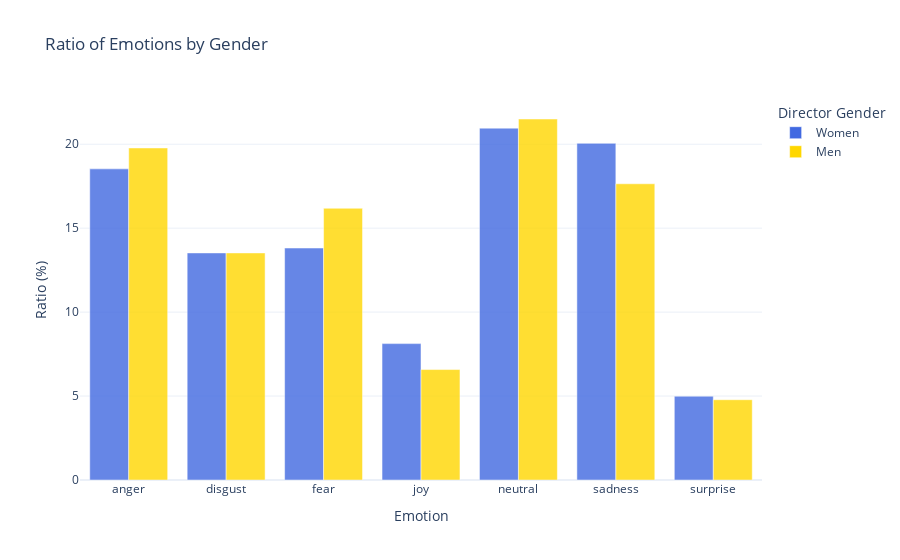

Write notebook code for a chart like this one.
### Code cell
emotion_totals_women = {
    'anger': 0,
    'disgust': 0,
    'fear': 0,
    'joy': 0,
    'neutral': 0,
    'sadness': 0,
    'surprise': 0
}

emotion_totals_men = {
    'anger': 0,
    'disgust': 0,
    'fear': 0,
    'joy': 0,
    'neutral': 0,
    'sadness': 0,
    'surprise': 0
}

for emotion_score in df_plot_emotions_women['emotion_scores']:
    # Convertir la chaîne JSON en dictionnaire
    scores = ast.literal_eval(emotion_score)
    for emotion, score in scores.items():
        emotion_totals_women[emotion] += score

for emotion_score in df_plot_emotions_men['emotion_scores']:
    # Convertir la chaîne JSON en dictionnaire
    scores = ast.literal_eval(emotion_score)
    for emotion, score in scores.items():
        emotion_totals_men[emotion] += score


# Calcul des ratios
total_women = sum(emotion_totals_women.values())
total_men = sum(emotion_totals_men.values())

ratios_women = {emotion: value / total_women * 100 for emotion, value in emotion_totals_women.items()}
ratios_men = {emotion: value / total_men * 100 for emotion, value in emotion_totals_men.items()}

# Transformation en DataFrame pour Plotly
df = pd.DataFrame({
    'Emotion': list(ratios_women.keys()),
    'Women': list(ratios_women.values()),
    'Men': list(ratios_men.values())
})

# Création du graphique avec couleurs personnalisées
fig = px.bar(
    df,
    x='Emotion',
    y=['Women', 'Men'],
    title='Ratio of Emotions by Gender',
    labels={'value': 'Ratio (%)', 'Emotion': 'Emotion'},
    barmode='group',
    #text_auto='.2f',
    color_discrete_map={
        "Women": "royalblue",
        "Men": "gold"
    }
)

# Personnalisation (couleurs, légende, axes)
fig.update_traces(marker=dict(opacity=0.8))
fig.update_layout(
    xaxis_title="Emotion",
    yaxis_title="Ratio (%)",
    legend_title="Director Gender",
    template="plotly_white"
)

# Afficher le graphique interactif
fig.show()

### Figure 1 — Plotly figure (JSON) as saved in the notebook; plotly's stock layout.template omitted (floating-point values rounded to 4 significant figures)
{"data": [{"alignmentgroup": "True", "hovertemplate": "variable=Women<br>Emotion=%{x}<br>Ratio (%)=%{y}<extra></extra>", "legendgroup": "Women", "marker": {"color": "royalblue", "opacity": 0.8, "pattern": {"shape": ""}}, "name": "Women", "offsetgroup": "Women", "orientation": "v", "showlegend": true, "textposition": "auto", "type": "bar", "x": ["anger", "disgust", "fear", "joy", "neutral", "sadness", "surprise"], "xaxis": "x", "y": [18.53, 13.53, 13.82, 8.124, 20.96, 20.05, 4.991], "yaxis": "y"}, {"alignmentgroup": "True", "hovertemplate": "variable=Men<br>Emotion=%{x}<br>Ratio (%)=%{y}<extra></extra>", "legendgroup": "Men", "marker": {"color": "gold", "opacity": 0.8, "pattern": {"shape": ""}}, "name": "Men", "offsetgroup": "Men", "orientation": "v", "showlegend": true, "textposition": "auto", "type": "bar", "x": ["anger", "disgust", "fear", "joy", "neutral", "sadness", "surprise"], "xaxis": "x", "y": [19.78, 13.53, 16.19, 6.58, 21.5, 17.64, 4.783], "yaxis": "y"}], "layout": {"barmode": "group", "legend": {"title": {"text": "Director Gender"}, "tracegroupgap": 0}, "title": {"text": "Ratio of Emotions by Gender"}, "xaxis": {"anchor": "y", "domain": [0, 1], "title": {"text": "Emotion"}}, "yaxis": {"anchor": "x", "domain": [0, 1], "title": {"text": "Ratio (%)"}}}}
